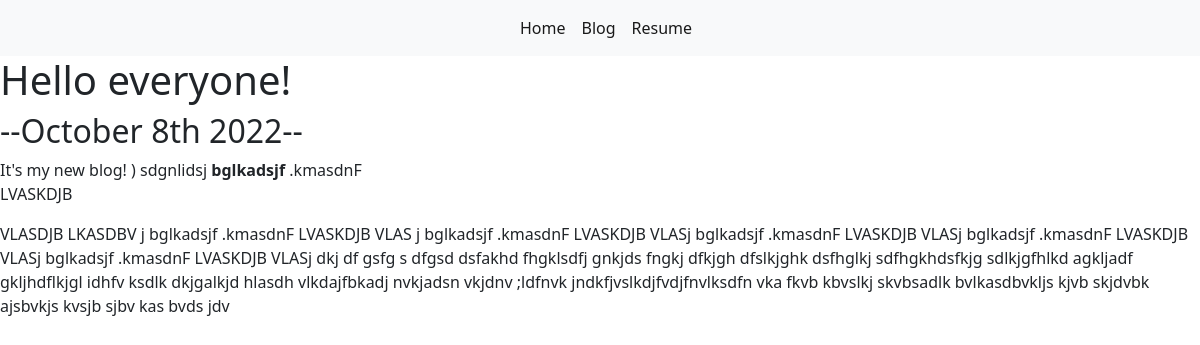
Page /blog/1/ on the committed database.
### blog/models.py (models this page shows, shortened)
class Blog(models.Model):
    title = models.CharField(max_length=200)
    data = models.DateField()
    description = models.TextField()

### blog/views.py (the view)
# urls.py: path("<int:blog_id>/", views.detail, name="detail")
def detail(request, blog_id):
    blog = get_object_or_404(Blog, pk=blog_id)
    return render(request, 'blog/detail.html', {'blog': blog})

### blog/templates/blog/detail.html
{% extends 'portfolio/base.html' %}
{% block content %}
<h1>{{ blog.title }}</h1>
<h2>--{{ blog.data|date:'F jS Y' }}--</h2>
{{ blog.description|safe }}
{% endblock %}

### rows in the picture
Blog: title "Hello everyone!", data "October 8th 2022", description "It's my new blog! ) sdgnlidsj bglkadsjf .kmasdnF LVASKDJB VLASDJB LKASDBV j bglkadsjf .kmasdnF LVASKDJB VLAS j bglkadsjf .kmasdnF LVASKDJB VLASj bglkadsjf .kmasdnF LVASKDJB VLASj bglkadsjf .kmasdnF LVASKDJB VLASj bglkadsjf .kmasdnF LVASKDJB VLASj dkj df gsfg s dfgsd dsfakhd fhgklsdfj gnkjds fngkj dfkjgh dfslkjghk dsfhglkj sdfhgkhdsfkjg sdlkjgfhlkd agkljadf gkljhdflkjgl idhfv ksdlk dkjgalkjd hlasdh vlkdajfbkadj nvkjadsn vkjdnv ;ldfnvk jndkfjvslkdjfvdjfnvlksdfn vka fkvb kbvslkj skvbsadlk bvlkasdbvkljs kjvb skjdvbk ajsbvkjs kvsjb sjbv kas bvds jdv"
